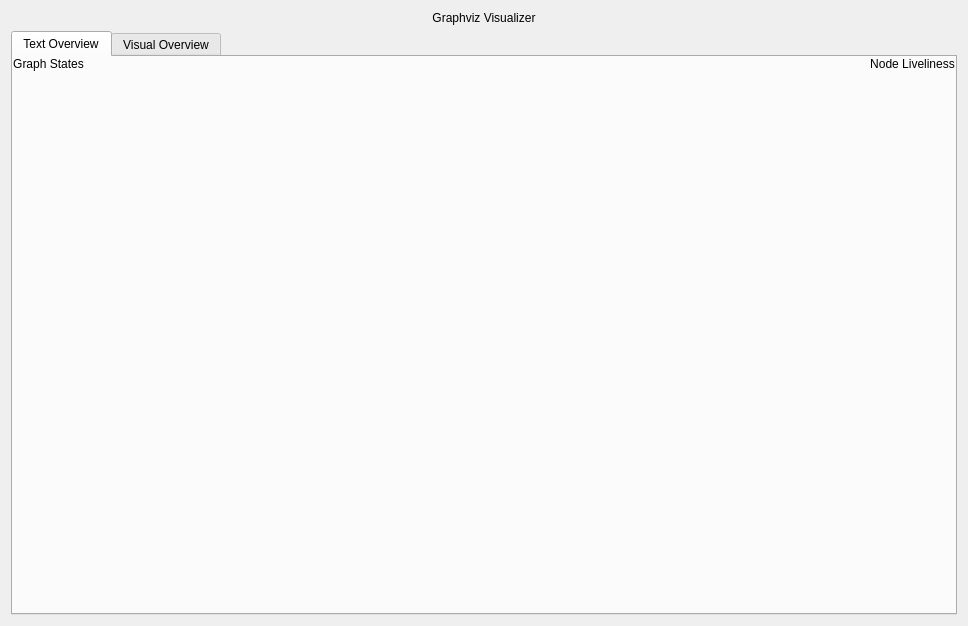
<?xml version="1.0" encoding="UTF-8"?>
<ui version="4.0">
 <class>TaslManagementGui</class>
 <widget class="QWidget" name="TaslManagementGui">
  <property name="geometry">
   <rect>
    <x>0</x>
    <y>0</y>
    <width>968</width>
    <height>626</height>
   </rect>
  </property>
  <property name="windowTitle">
   <string>MyTest</string>
  </property>
  <layout class="QGridLayout" name="topLevelLayout">
   <item row="0" column="0">
    <widget class="QLabel" name="Title">
     <property name="maximumSize">
      <size>
       <width>16777215</width>
       <height>25</height>
      </size>
     </property>
     <property name="text">
      <string>Graphviz Visualizer</string>
     </property>
     <property name="alignment">
      <set>Qt::AlignCenter</set>
     </property>
    </widget>
   </item>
   <item row="1" column="0">
    <widget class="QTabWidget" name="tabWidget">
     <property name="currentIndex">
      <number>0</number>
     </property>
     <widget class="QWidget" name="textOverviewTab">
      <attribute name="title">
       <string>Text Overview</string>
      </attribute>
      <layout class="QVBoxLayout" name="verticalLayout">
       <property name="leftMargin">
        <number>0</number>
       </property>
       <property name="topMargin">
        <number>0</number>
       </property>
       <property name="rightMargin">
        <number>0</number>
       </property>
       <property name="bottomMargin">
        <number>0</number>
       </property>
       <item>
        <layout class="QHBoxLayout" name="horizontalLayout">
         <item>
          <layout class="QVBoxLayout" name="graphStatesVerticalLayout">
           <item>
            <widget class="QLabel" name="graphStatesLabel">
             <property name="text">
              <string>Graph States</string>
             </property>
             <property name="alignment">
              <set>Qt::AlignCenter</set>
             </property>
            </widget>
           </item>
           <item>
            <layout class="QFormLayout" name="graphStateTextOverviewFormLayout"/>
           </item>
           <item>
            <spacer name="verticalSpacer">
             <property name="orientation">
              <enum>Qt::Vertical</enum>
             </property>
             <property name="sizeHint" stdset="0">
              <size>
               <width>20</width>
               <height>40</height>
              </size>
             </property>
            </spacer>
           </item>
          </layout>
         </item>
         <item>
          <spacer name="horizontalSpacer_3">
           <property name="orientation">
            <enum>Qt::Horizontal</enum>
           </property>
           <property name="sizeHint" stdset="0">
            <size>
             <width>40</width>
             <height>20</height>
            </size>
           </property>
          </spacer>
         </item>
         <item>
          <layout class="QVBoxLayout" name="nodeLivelinessLayout">
           <item>
            <widget class="QLabel" name="label_2">
             <property name="text">
              <string>Node Liveliness</string>
             </property>
             <property name="alignment">
              <set>Qt::AlignCenter</set>
             </property>
            </widget>
           </item>
           <item>
            <layout class="QGridLayout" name="livelinessTextOverviewGridLayout">
             <property name="horizontalSpacing">
              <number>6</number>
             </property>
            </layout>
           </item>
           <item>
            <spacer name="verticalSpacer_2">
             <property name="orientation">
              <enum>Qt::Vertical</enum>
             </property>
             <property name="sizeHint" stdset="0">
              <size>
               <width>20</width>
               <height>40</height>
              </size>
             </property>
            </spacer>
           </item>
          </layout>
         </item>
        </layout>
       </item>
      </layout>
     </widget>
     <widget class="QWidget" name="visualOverviewTab">
      <attribute name="title">
       <string>Visual Overview</string>
      </attribute>
      <layout class="QGridLayout" name="visualOverviewTabGridLayout">
       <property name="sizeConstraint">
        <enum>QLayout::SetDefaultConstraint</enum>
       </property>
       <item row="0" column="0">
        <widget class="QScrollArea" name="scrollArea">
         <property name="verticalScrollBarPolicy">
          <enum>Qt::ScrollBarAsNeeded</enum>
         </property>
         <property name="sizeAdjustPolicy">
          <enum>QAbstractScrollArea::AdjustToContents</enum>
         </property>
         <property name="widgetResizable">
          <bool>true</bool>
         </property>
         <widget class="QWidget" name="visualOverviewTabScrollArea">
          <property name="geometry">
           <rect>
            <x>0</x>
            <y>0</y>
            <width>926</width>
            <height>534</height>
           </rect>
          </property>
          <layout class="QGridLayout" name="visualOverviewGraphGridLayout">
           <property name="sizeConstraint">
            <enum>QLayout::SetNoConstraint</enum>
           </property>
          </layout>
         </widget>
        </widget>
       </item>
      </layout>
     </widget>
    </widget>
   </item>
  </layout>
 </widget>
 <resources/>
 <connections/>
</ui>
